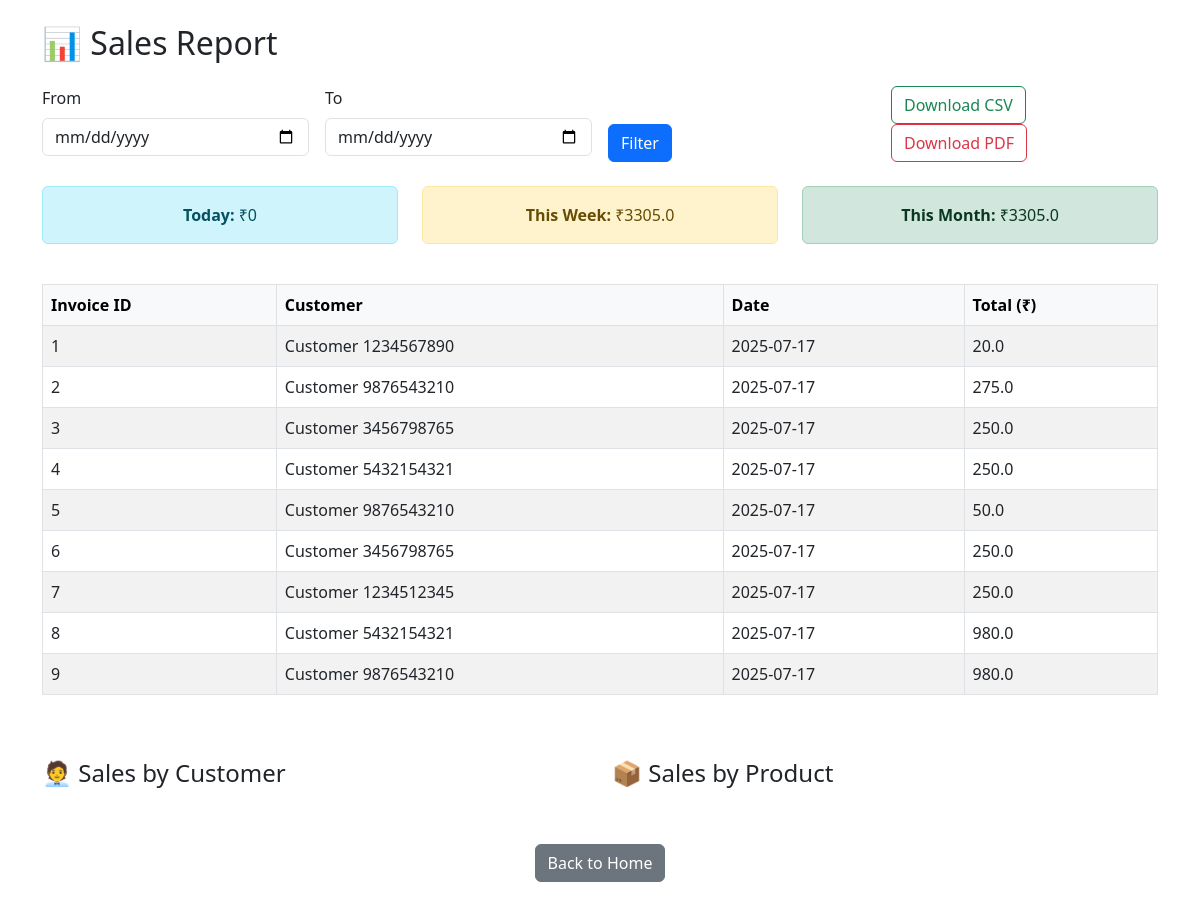
Page /sales_report (signed in) on the earlier database version.
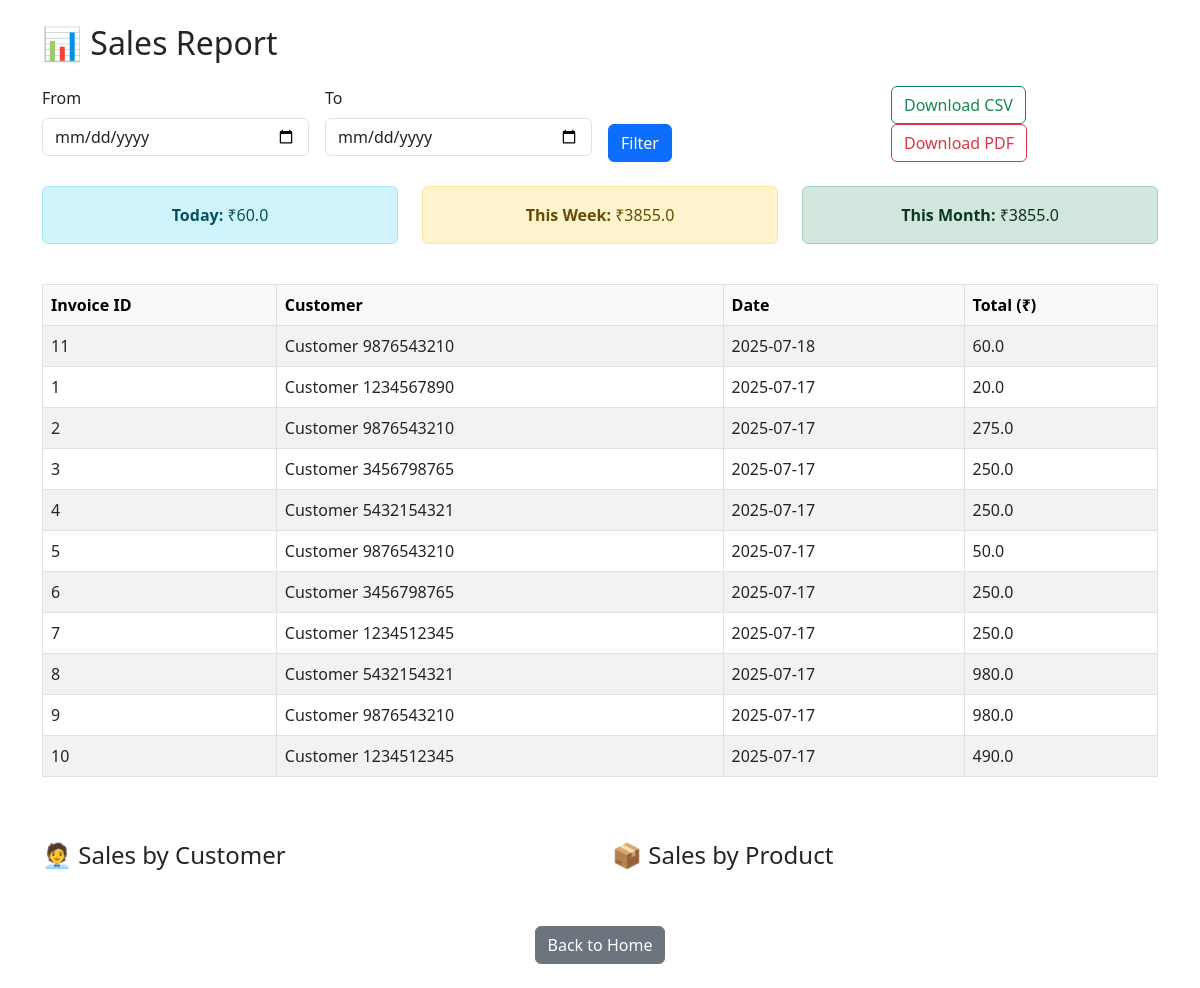
Same page on the later database version.
### Bill/models.py (models this page shows, shortened)
class Invoice(db.Model):
    __tablename__ = 'invoice'
    id = db.Column(db.Integer, primary_key=True)
    customer_id = db.Column(db.Integer, db.ForeignKey('customer.id'))
    total = db.Column(db.Float, nullable=False)
    date = db.Column(db.String, default=lambda: datetime.now().strftime('%Y-%m-%d'))
    bill_no = db.Column(db.String(20), unique=True)
    total_items = db.Column(db.Integer)
    total_qty = db.Column(db.Float)
    customer = db.relationship('Customer', backref='invoices')
    items = db.relationship('InvoiceItem', backref ='invoice',lazy=True)

class Customer(db.Model):
    __tablename__ = 'customer'
    id = db.Column(db.Integer, primary_key=True)
    name = db.Column(db.String(100), nullable=False)
    phone = db.Column(db.String(10), nullable=False)

### Bill/app.py (the view, shortened to what this page needs)
@app.route('/sales_report')
@login_required
@admin_required
def sales_report():
    start = request.args.get('start')
    end = request.args.get('end')
    query = Invoice.query
    invoices = query.order_by(Invoice.date.desc()).all()
    total_sales = sum(i.total for i in invoices)
    today = date.today()
    week_start = today - timedelta(days=today.weekday())
    month_start = today.replace(day=1)
    daily = db.session.query(func.sum(Invoice.total)).filter(func.date(Invoice.date) == today).scalar() or 0
    weekly = db.session.query(func.sum(Invoice.total)).filter(Invoice.date >= week_start).scalar() or 0
    monthly = db.session.query(func.sum(Invoice.total)).filter(Invoice.date >= month_start).scalar() or 0
    return render_template('sales_report.html', invoices=invoices, total_sales=total_sales,
                           daily_total=daily, weekly_total=weekly, monthly_total=monthly)

### Bill/app.py (called while the page is built)
@login_manager.user_loader
def load_user(user_id):
    return User.query.get(int(user_id))

def admin_required(f):
    @wraps(f)
    def decorated_function(*args, **kwargs):
        if not current_user.is_authenticated or not getattr(current_user, "is_admin", False):
            abort(403)
        return f(*args, **kwargs)
    return decorated_function

@app.context_processor
def inject_now():
    return {'current_year': datetime.now().year}

### templates/sales_report.html (shortened to what this page needs)
<!DOCTYPE html>
<html lang="en">
<head>
    <link href="https://cdn.jsdelivr.net/npm/bootstrap@5.3.0/dist/css/bootstrap.min.css" rel="stylesheet">
</head>
<body class="container py-4">
    <h2 class="mb-4">📊 Sales Report</h2>
    <form method="get" class="row g-3 mb-4">
        <div class="col-md-3">
            <label for="start" class="form-label">From</label>
            <input type="date" id="start" name="start" value="{{ start }}" class="form-control">
        </div>
        <div class="col-md-3">
            <label for="end" class="form-label">To</label>
            <input type="date" id="end" name="end" value="{{ end }}" class="form-control">
        </div>
        <div class="col-md-3 align-self-end">
            <button type="submit" class="btn btn-primary">Filter</button>
        </div>
        <div class="col-md-3 align-self-end">
            <a href="{{ url_for('download_sales_csv') }}" class="btn btn-outline-success me-2">Download CSV</a>
            <a href="{{ url_for('download_sales_pdf') }}" class="btn btn-outline-danger">Download PDF</a>
        </div>
    </form>
    <div class="row mb-4">
        <div class="col-md-4">
            <div class="alert alert-info text-center">
                <strong>Today:</strong> ₹{{ daily_total }}
            </div>
        </div>
        <div class="col-md-4">
            <div class="alert alert-warning text-center">
                <strong>This Week:</strong> ₹{{ weekly_total }}
            </div>
        </div>
        <div class="col-md-4">
            <div class="alert alert-success text-center">
                <strong>This Month:</strong> ₹{{ monthly_total }}
            </div>
        </div>
    </div>
    <div class="table-responsive mb-5">
        <table class="table table-bordered table-striped">
            <thead class="table-light">
                <tr>
                    <th>Invoice ID</th>
                    <th>Customer</th>
                    <th>Date</th>
                    <th>Total (₹)</th>
                </tr>
            </thead>
            <tbody>
                {% for invoice in invoices %}
                <tr>
                    <td>{{ invoice.id }}</td>
                    <td>{{ invoice.customer.name }}</td>
                    <td>{{ invoice.date }}</td>
                    <td>{{ invoice.total }}</td>
                </tr>
                {% endfor %}
            </tbody>
        </table>
    </div>
    <div class="row">
        <div class="col-md-6">
            <h4>🧑‍💼 Sales by Customer</h4>
        </div>
        <div class="col-md-6">
            <h4>📦 Sales by Product</h4>
        </div>
    </div>
    <div class="mt-5 text-center">
        <a href="{{ url_for('home') }}" class="btn btn-secondary">Back to Home</a>
    </div>
</body>
</html>

Differences in the rows shown:
added Invoice: id "11", customer.name "Customer 9876543210", date "2025-07-18", total "60.0"
added Invoice: id "10", customer.name "Customer 1234512345", date "2025-07-17", total "490.0"
Other differences:
{{ daily_total }}: "0" → "60.0"
{{ weekly_total }}: "3305.0" → "3855.0"
{{ monthly_total }}: "3305.0" → "3855.0"
